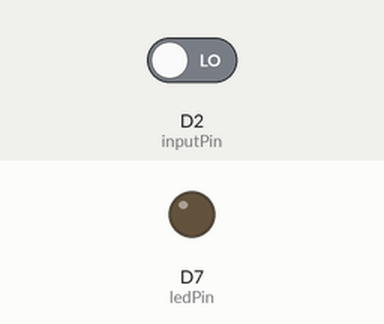
Simulated run of this sketch. Board: ESP8266 (NodeMCU). Shown: output pins drawn as LEDs (lit = HIGH). Inputs (shaded band) come from the test bench; at power-on: D2 (inputPin) LOW. WiFi joins after 1.5 s; servers stay silent unless stated; what the sketch prints to the serial monitor is not drawn.

Above: at 2.8 s.
2.9 s: D2 (inputPin) driven HIGH
At 4.0 s:
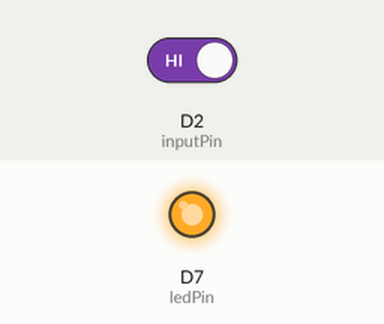
5.1 s: D2 (inputPin) driven LOW
At 8.5 s:
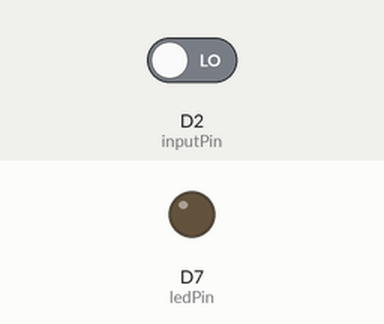
Timing chart, 0 to 10.0 s (numbered marks = the images above; inputs shaded):
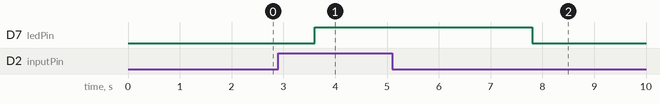

The sketch:

alerte_intrus.ino
```cpp
/*
 *  Simple HTTP get webclient test
 */

#include <ESP8266WiFi.h>

const char* ssid     = "friwifi";
const char* password = "vamefaireuncafe";
const char* host = "maker.ifttt.com";

int ledPin = 13;                // choose the pin for the LED
int inputPin = D2;               // choose the input pin (for PIR sensor)
int pirState = LOW;             // we start, assuming no motion detected
int val = 0;

void setup() {
  Serial.begin(115200);
  delay(100);
  pinMode(ledPin, OUTPUT);      // declare LED as output
  pinMode(inputPin, INPUT);     // declare sensor as input
  // We start by connecting to a WiFi network
  Serial.println();
  Serial.println();
  Serial.print("Connecting to ");
  Serial.println(ssid);
  WiFi.begin(ssid, password);
  while (WiFi.status() != WL_CONNECTED) {
    delay(500);
    Serial.print(".");
  }
  Serial.println("");
  Serial.println("WiFi connected");
  Serial.println("IP address: ");
  Serial.println(WiFi.localIP());
}

int value = 0;

void loop() {

  val = digitalRead(inputPin);  // read input value
  if (val == HIGH) {            // check if the input is HIGH
    digitalWrite(ledPin, HIGH);  // turn LED ON
    if (pirState == LOW) {
      // we have just turned on
        WiFiClient client;
          const int httpPort = 80;
          if (!client.connect(host, httpPort)) {
            Serial.println("connection failed");
            return;
          }
          String url = "/trigger/ding_dong/with/key/noQZsS4Ak7cZnBkin_XqV7lokKnU5vy2EpSUSNApNLL/";
          Serial.print("Requesting URL: ");
          Serial.println(url);

          // This will send the request to the server
          client.print(String("GET ") + url + " HTTP/1.1\r\n" +
                       "Host: " + host + "\r\n" +
                       "Connection: close\r\n\r\n");

          delay(3000);
      // We only want to print on the output change, not state
      pirState = HIGH;
    }
  } else {
    digitalWrite(ledPin, LOW); // turn LED OFF
    if (pirState == HIGH){
      // we have just turned of
      Serial.println("Motion ended!");
      // We only want to print on the output change, not state
      pirState = LOW;
    }
  }

  delay(1000);

  Serial.println();
  Serial.println("closing connection");
}
```

Measured:
- after the input at 2.9 s, D7 (ledPin): LOW → HIGH after 0.70 s
- after the input at 5.1 s, D7 (ledPin): HIGH → LOW after 2.7 s
